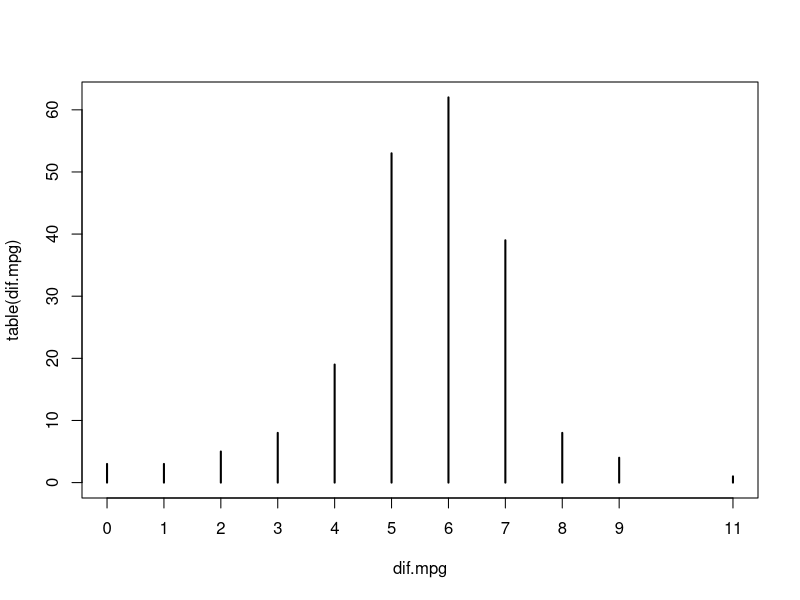

Generate this figure with R:
## ---- chunk 1
cars <- read.csv("_data/cars.csv")
t.test(cars$price,mu=13662)
## ---- chunk 2
x.bar <- mean(cars$price,na.rm=TRUE)
x.bar
s <- sd(cars$price,na.rm=TRUE)
## ---- chunk 3
(x.bar - 13662)/(s/sqrt(201))
## ---- chunk 4
2*(1-pt(0.8114824,200))
## ---- chunk 5
dif.mpg <- cars$highway.mpg - cars$city.mpg
summary(dif.mpg)
plot(table(dif.mpg))
## ---- chunk 6
summary(cars$curb.weight)
## ---- chunk 7
heavy <- cars$curb.weight > 2414
table(heavy)
## ---- chunk 8
w <- c(5,3,4,6,2,9)
d <- c(13,22,0,12,6,20)
## ---- chunk 9
w > 5
d[w > 5]
## ---- chunk 10
!(w > 5)
d[!(w > 5)]
## ---- chunk 11
t.test(dif.mpg[heavy],mu=5.53)
## ---- chunk 12
t.test(dif.mpg[!heavy],mu=5.53)
## ---- chunk 13
tapply(dif.mpg,heavy,sd)
## ---- chunk 14
t.test(dif.mpg[!heavy],mu=5.53,alternative="greater")
## ---- chunk 15
t.test(dif.mpg[!heavy],mu=5.53,alternative="less")
## ---- chunk 16
fuel <- cars$fuel.type
table(fuel,heavy)
## ---- chunk 17
prop.test(6,20)
## ---- chunk 18
prop.test(60,200)
